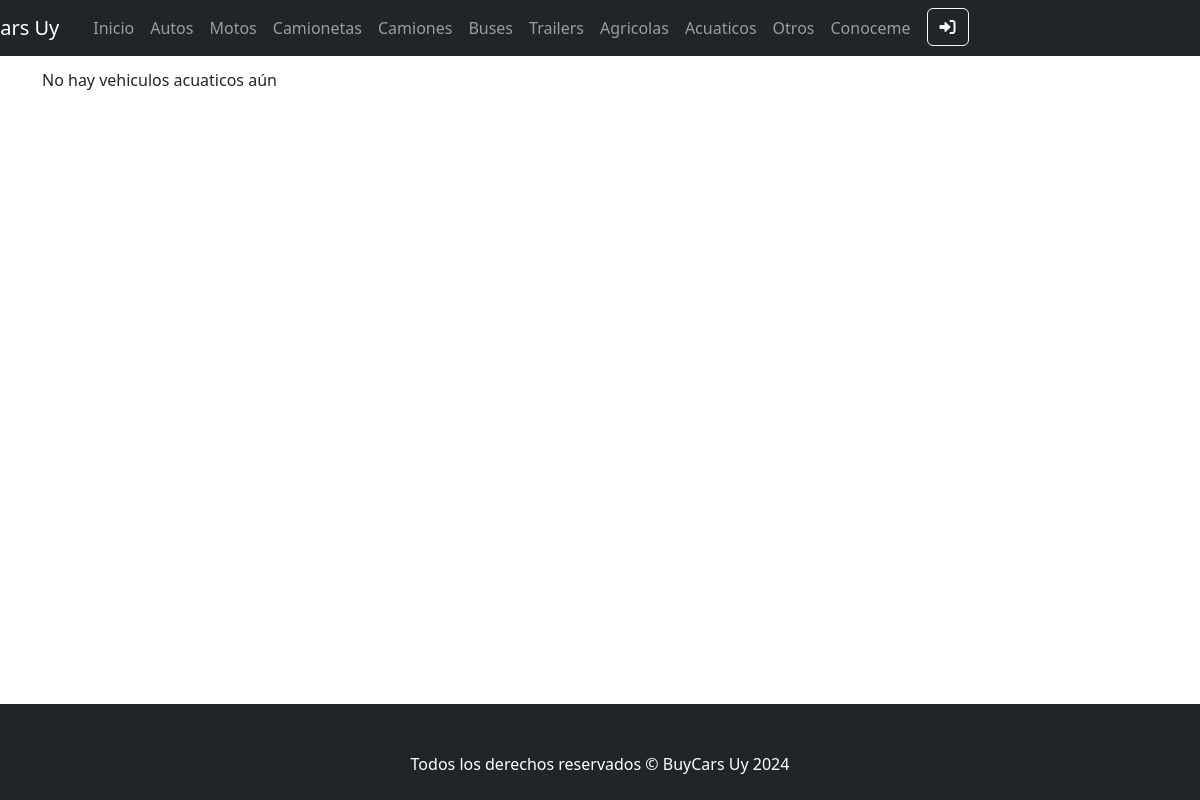
Page /App/vehiculos-lista/acuaticos on the earlier database version.
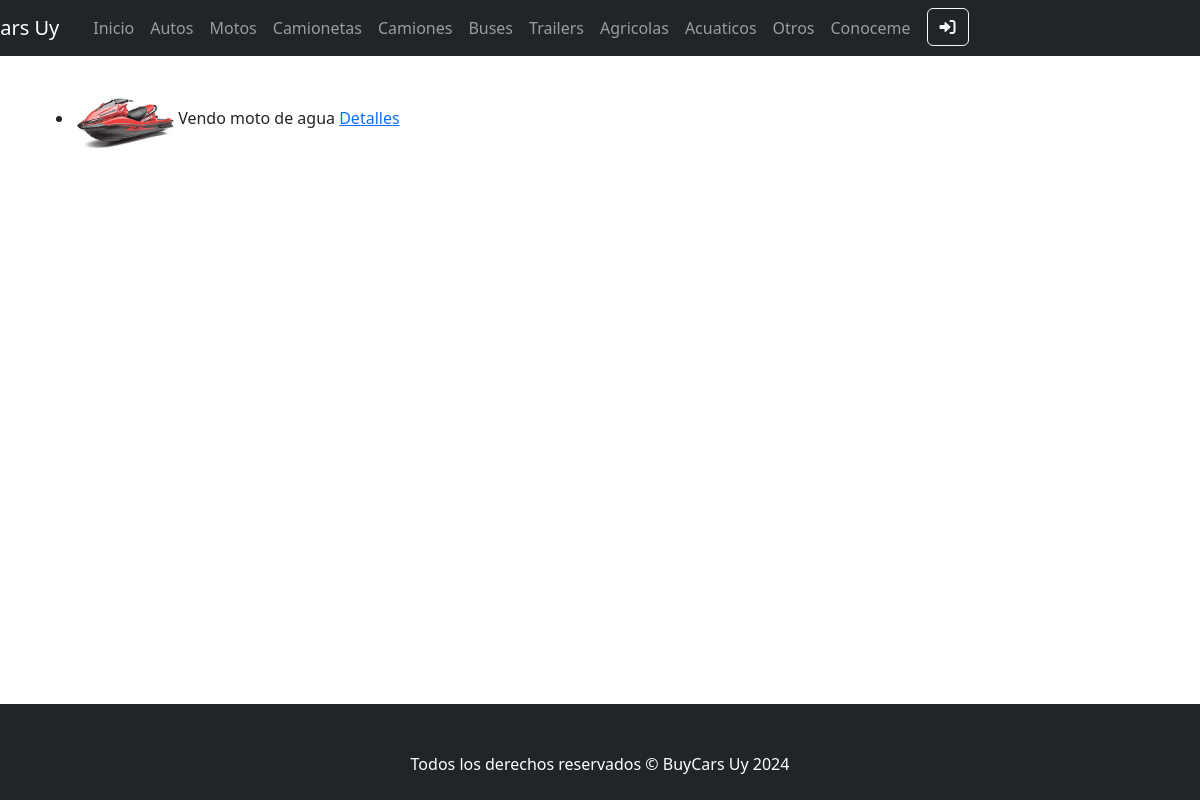
Same page on the later database version.
### App/models.py (models this page shows, shortened)
class Vehiculo(models.Model):
    vehiculoSeleccion = (
    ('autos','Autos'),
    ('motos', 'Motos'),
    ('camionetas','Camionetas'),
    ('camiones','Camiones'),
    ('buses','Buses'),
    ('trailers','Trailers'),
    ('agricolas', 'Agricolas'),
    ('acuaticos', 'Acuaticos'),
    ('otro', 'Otro'),
    )
    vendedor = models.ForeignKey(User, on_delete=models.CASCADE, null=True, blank=True)
    titulo = models.CharField(max_length=200)
    tipo = models.CharField(max_length=15, choices=vehiculoSeleccion, default='autos')
    marca = models.CharField(max_length=40)
    modelo = models.CharField(max_length=40)
    anioFabricacion = models.IntegerField()
    precio = models.DecimalField(max_digits=10, decimal_places=2)
    descripcion = models.TextField(null=True, blank=True)
    fechaPublicacion = models.DateTimeField(auto_now_add=True)
    telefonoVendedor = models.CharField(max_length=20)
    emailVendedor = models.EmailField()
    imagen = models.ImageField(null=True, blank=True, upload_to="media/")
    kilometros = models.IntegerField(null=True, blank=True)
    class Meta:
        ordering = ['vendedor', '-fechaPublicacion']

### App/views.py (the view)
# urls.py: path('vehiculos-lista/<str:vehiculo>', views.vehiculos,name="Vehiculos"),
def vehiculos(req,vehiculo):
    vehiculos = Vehiculo.objects.filter(tipo__icontains=vehiculo)
    return render(req,f"{vehiculo}/{vehiculo}.html",{"vehiculos":vehiculos})

### App/templates/acuaticos/acuaticos.html (shortened to what this page needs)
{% extends "padre.html" %}
{% load static %}
{% block contenidoCambiable %}
{% if vehiculos %}
<ul>
    {% for acuatico in vehiculos %}
    <br>
    <div style="display: flex; column-gap: 5px;">
      <li>
        {% if acuatico.imagen %}
            <img src="{{acuatico.imagen.url}}" alt="avatar" width="100px">
        {% endif %}
          {{acuatico.titulo}}
        <a href="{% url 'VehiculoDetail' 'acuaticos' acuatico.id %}"> Detalles </a>
      </li>
      </div>
    {% endfor %}
  </ul>
{% else %}
<p>No hay vehiculos acuaticos aún</p>
{% endif %}
{% endblock contenidoCambiable%}

Differences in the rows shown:
added Vehiculo: imagen (picture), titulo "Vendo moto de agua"
Other differences:
text no longer shown: "No hay vehiculos acuaticos aún"
